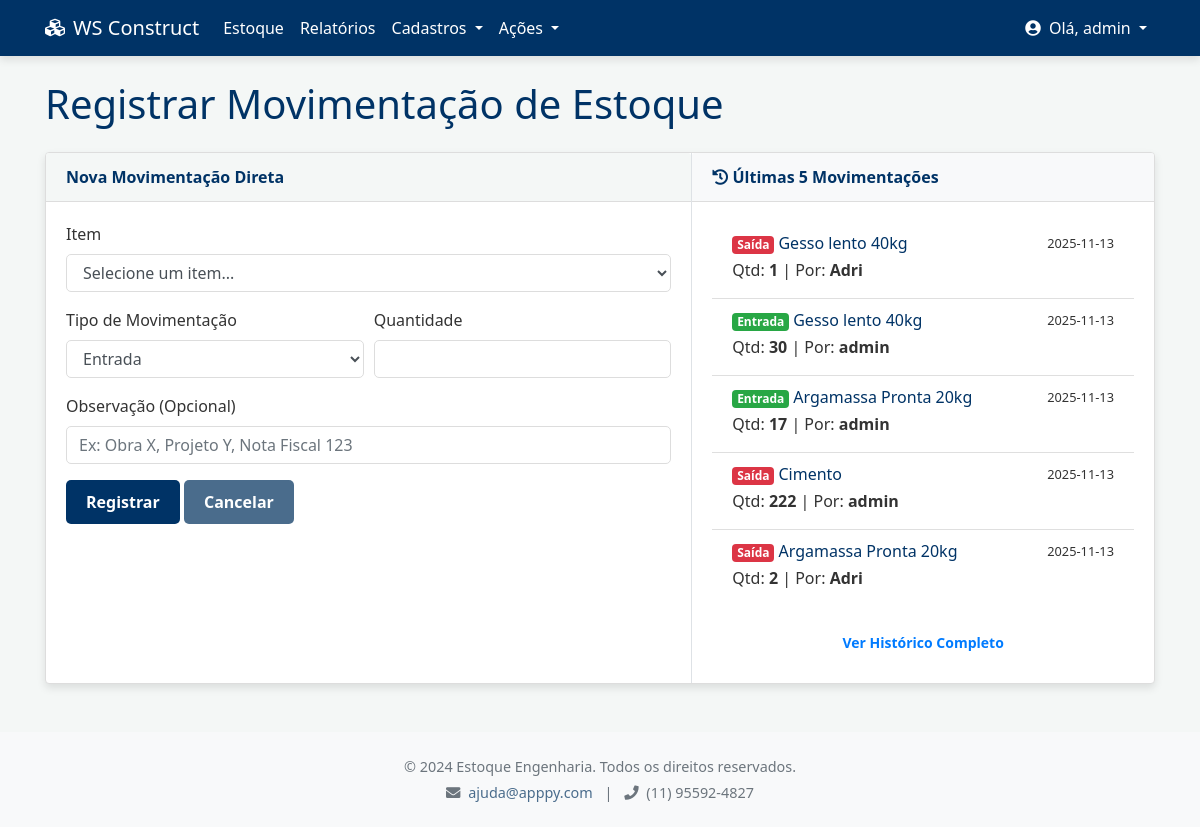
Before: /movimentacao (signed in) with the older database file.
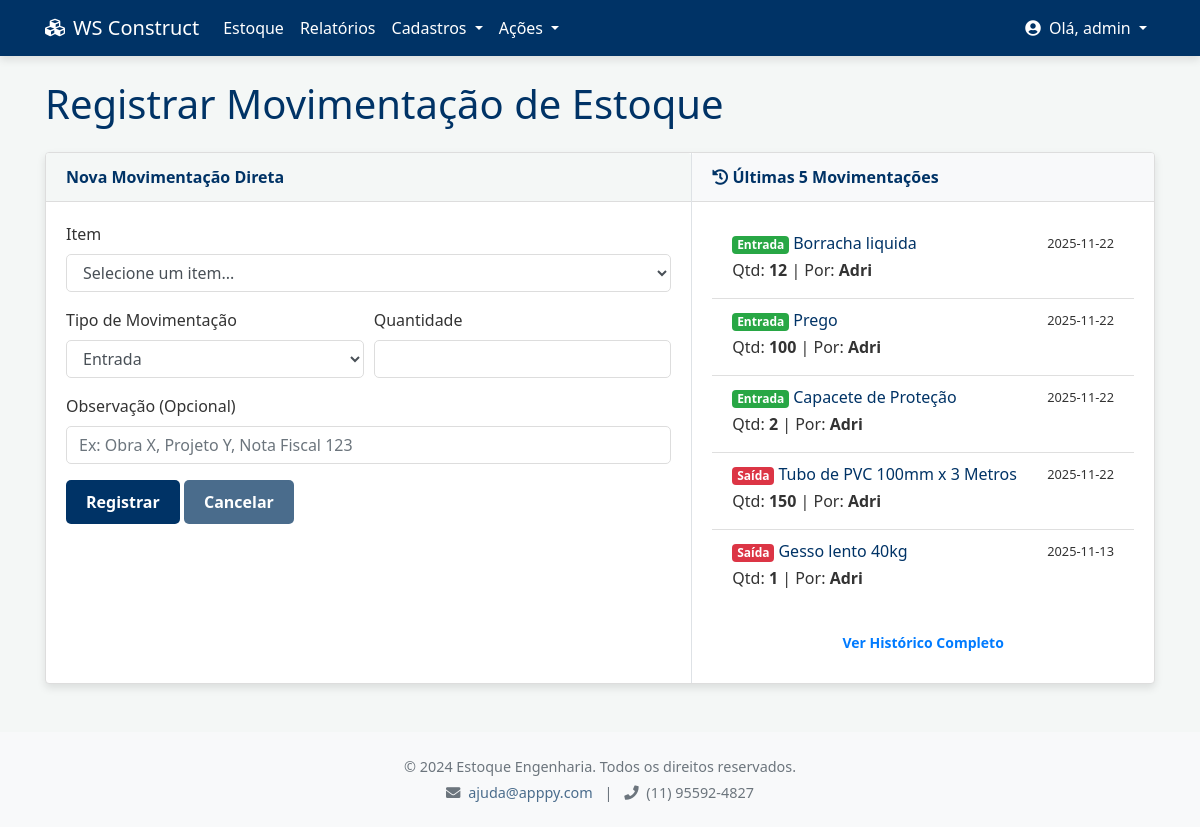
After: the same page with the newer database file.
### tables this page shows
CREATE TABLE usuarios (
        id INTEGER PRIMARY KEY AUTOINCREMENT,
        username TEXT UNIQUE NOT NULL,
        password_hash TEXT NOT NULL,
        role TEXT NOT NULL CHECK(role IN ('administracao', 'engenheiro', 'encarregado', 'comercial'))
    );

CREATE TABLE movimentacoes (
        id INTEGER PRIMARY KEY AUTOINCREMENT,
        item_id INTEGER NOT NULL,
        tipo TEXT NOT NULL CHECK(tipo IN ('entrada', 'saida', 'compra')),
        quantidade INTEGER NOT NULL,
        data DATETIME DEFAULT CURRENT_TIMESTAMP,
        usuario_id INTEGER,
        observacao TEXT,
        FOREIGN KEY (item_id) REFERENCES itens_estoque (id),
        FOREIGN KEY (usuario_id) REFERENCES usuarios (id)
    );

CREATE TABLE itens_estoque (
        id INTEGER PRIMARY KEY AUTOINCREMENT,
        nome TEXT UNIQUE NOT NULL,
        descricao_id INTEGER,
        quantidade INTEGER NOT NULL DEFAULT 0,
        preco_unitario REAL,
        FOREIGN KEY (descricao_id) REFERENCES descricoes (id)
    );

### app.py (the view, shortened to what this page needs)
@app.route('/movimentacao', methods=['GET', 'POST'])
def registrar_movimentacao():
    usuario = session.get('usuario')
    if not usuario:
        return redirect(url_for('login'))
    pode_entrar = auth.tem_permissao(usuario['role'], 'registrar_entrada')
    pode_sair = auth.tem_permissao(usuario['role'], 'registrar_saida')
    if not (pode_entrar or pode_sair):
        flash("Você não tem permissão para acessar esta página.", "danger")
        return redirect(url_for('dashboard'))
    itens_estoque = estoque.listar_itens()
    ultimas_movimentacoes = relatorios.get_ultimas_movimentacoes(limit=5)
    return render_template('movimentacao.html', usuario=usuario, itens=itens_estoque, ultimas_movimentacoes=ultimas_movimentacoes, pode_entrar=pode_entrar, pode_sair=pode_sair)

### app.py (called while the page is built)
@app.context_processor
def inject_permissions():
    return dict(PERMISSOES=auth.PERMISSOES)

@app.context_processor
def inject_auth():
    return dict(auth=auth)

@app.context_processor
def inject_notifications():
    if 'usuario' in session and session['usuario']['role'] == 'administracao':
        pedidos_pendentes_count = len(pedidos.listar_pedidos_pendentes())
        return dict(pedidos_pendentes_count=pedidos_pendentes_count)
    return dict(pedidos_pendentes_count=0)

### auth.py (called while the page is built)
def tem_permissao(role: str, acao: str) -> bool:
    permissoes_do_role = PERMISSOES.get(role, [])
    if 'all' in permissoes_do_role:
        return True
    return acao in permissoes_do_role

### database.py (called while the page is built)
def conectar_bd():
    try:
        conn = sqlite3.connect(DB_NAME)
        conn.row_factory = sqlite3.Row  # Permite acessar colunas pelo nome
        return conn
    except sqlite3.Error as e:
        logging.error(f"Erro ao conectar ao banco de dados: {e}")
        return None

### templates/movimentacao.html (shortened to what the changed rows need)
{% extends "base.html" %}
{% block content %}
        <h1>Registrar Movimentação de Estoque</h1>
        <div class="card mt-4">
            <div class="row no-gutters">
                <div class="col-md-5">
                    <div class="card-body">
                        <ul class="list-group list-group-flush">
                            {% for mov in ultimas_movimentacoes %}
                                <li class="list-group-item">
                                    <div class="d-flex w-100 justify-content-between">
                                        <h6 class="mb-1">
                                            {% if mov.tipo == 'entrada' %}
                                                <span class="badge badge-success">Entrada</span>
                                            {% else %}
                                                <span class="badge badge-danger">Saída</span>
                                            {% endif %}
                                            {{ mov.item_nome }}
                                        </h6>
                                        <small>{{ mov.data.split(' ')[0] }}</small>
                                    </div>
                                    <p class="mb-1">Qtd: <strong>{{ mov.quantidade }}</strong> | Por: <strong>{{ mov.usuario_nome }}</strong></p>
                                </li>
                            {% else %}
                                <li class="list-group-item text-muted">Nenhuma movimentação recente.</li>
                            {% endfor %}
                        </ul>
                    </div>
                </div>
            </div>
        </div>
{% endblock %}

### templates/base.html (shortened to what this page needs)
<!DOCTYPE html>
<html lang="pt-br">
<head>
    <link rel="stylesheet" href="https://cdnjs.cloudflare.com/ajax/libs/font-awesome/5.15.3/css/all.min.css">
    <link rel="stylesheet" href="https://stackpath.bootstrapcdn.com/bootstrap/4.5.2/css/bootstrap.min.css">
    <link rel="stylesheet" href="{{ url_for('static', filename='css/style.css') }}">
</head>
<body>
    <nav class="navbar navbar-expand-lg navbar-dark">
        <div class="container">
            <a class="navbar-brand" href="{{ url_for('dashboard') }}">
                <i class="fas fa-cubes mr-2"></i>WS Construct</a>
            <div class="collapse navbar-collapse" id="navbarNav">
                <ul class="navbar-nav mr-auto">
                    <li class="nav-item">
                        <a class="nav-link" href="{{ url_for('ver_estoque') }}">Estoque</a>
                    </li>
                    <li class="nav-item">
                        <a class="nav-link" href="{{ url_for('ver_relatorios') }}">Relatórios</a>
                    </li>
                    {% if usuario.role == 'administracao' %}
                    <li class="nav-item dropdown">
                        <a class="nav-link dropdown-toggle" href="#" id="cadastrosDropdown" role="button" data-toggle="dropdown" aria-haspopup="true" aria-expanded="false">
                            Cadastros
                        </a>
                    </li>
                    <li class="nav-item dropdown">
                        <a class="nav-link dropdown-toggle" href="#" id="acoesDropdown" role="button" data-toggle="dropdown" aria-haspopup="true" aria-expanded="false">
                            Ações {% if pedidos_pendentes_count > 0 %}<span class="badge badge-pill badge-danger">{{ pedidos_pendentes_count }}</span>{% endif %}
                        </a>
                    </li>
                    {% endif %}
                </ul>
                <div class="navbar-nav">
                    <div class="nav-item dropdown">
                        <a class="nav-link dropdown-toggle" href="#" id="userDropdown" role="button" data-toggle="dropdown" aria-haspopup="true" aria-expanded="false">
                            <i class="fas fa-user-circle mr-1"></i> Olá, {{ usuario.username }}
                        </a>
                    </div>
                </div>
            </div>
        </div>
    </nav>
    <main class="container mt-4">
        {% block content %}{% endblock %}
    </main>
    <footer class="mt-5 py-4 text-center text-muted bg-light">
        <div class="container">
            <p class="mb-1">&copy; 2024 Estoque Engenharia. Todos os direitos reservados.</p>
            <p class="mb-0">
                <i class="fas fa-envelope mr-1"></i>
                <a href="mailto:suporte@estoqueengenharia.com">ajuda@apppy.com</a>
                <span class="mx-2">|</span>
                <i class="fas fa-phone mr-1"></i>
                <span>(11) 95592-4827</span>
            </p>
        </div>
    </footer>
</body>
</html>

Changed rows visible on the page:
no longer on this page (row unchanged): usuarios: username "admin"
no longer on this page (row unchanged): movimentacoes: tipo "Entrada", item_nome "Gesso lento 40kg", data "2025-11-13", quantidade "30", usuario_nome "admin"
no longer on this page (row unchanged): movimentacoes: tipo "Entrada", item_nome "Argamassa Pronta 20kg", data "2025-11-13", quantidade "17", usuario_nome "admin"
no longer on this page (row unchanged): movimentacoes: tipo "Saída", item_nome "Cimento", data "2025-11-13", quantidade "222", usuario_nome "admin"
no longer on this page (row unchanged): movimentacoes: tipo "Saída", item_nome "Argamassa Pronta 20kg", data "2025-11-13", quantidade "2", usuario_nome "Adri"
added movimentacoes: tipo "Entrada", item_nome "Borracha liquida", data "2025-11-22", quantidade "12", usuario_nome "Adri"
added movimentacoes: tipo "Entrada", item_nome "Prego", data "2025-11-22", quantidade "100", usuario_nome "Adri"
added movimentacoes: tipo "Entrada", item_nome "Capacete de Proteção", data "2025-11-22", quantidade "2", usuario_nome "Adri"
added movimentacoes: tipo "Saída", item_nome "Tubo de PVC 100mm x 3 Metros", data "2025-11-22", quantidade "150", usuario_nome "Adri"
Other visible differences:
{{ usuario.username }}: (not shown) → "admin"
